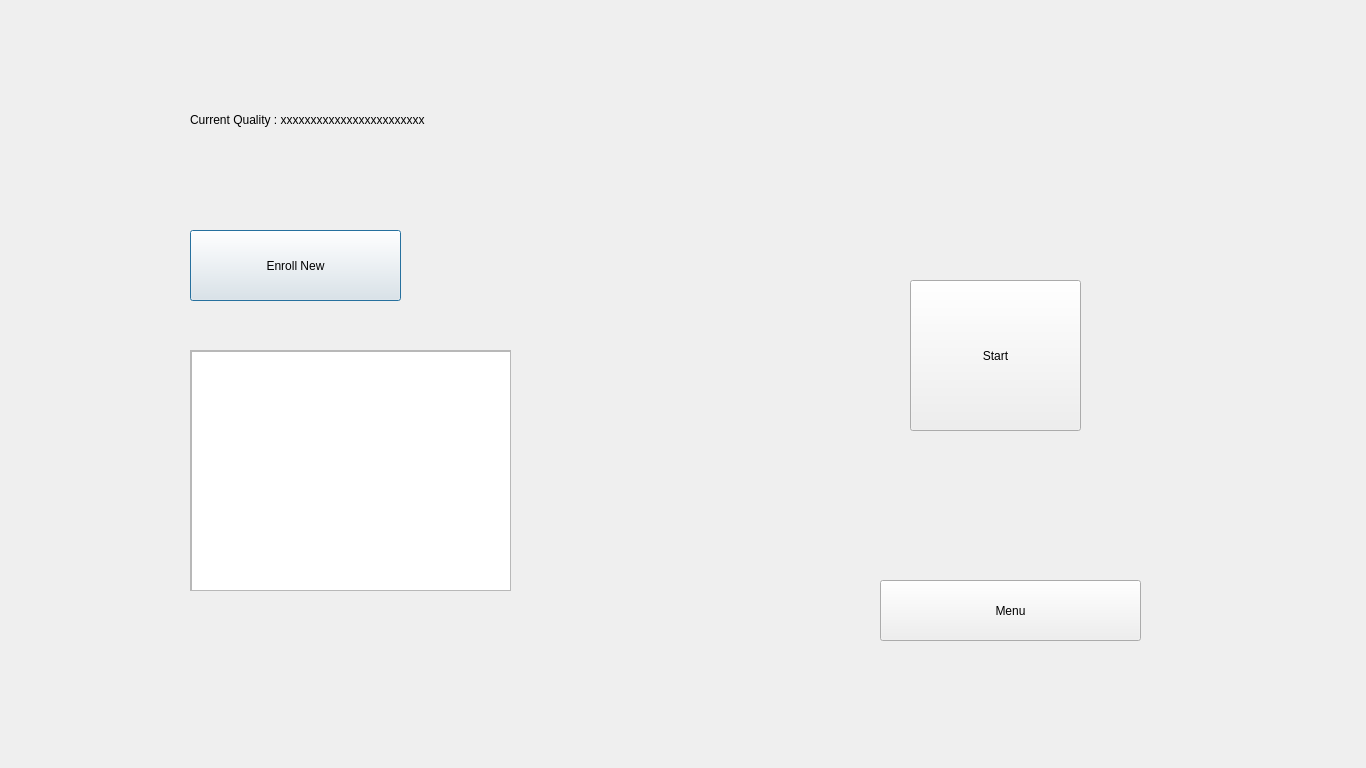
<?xml version="1.0" encoding="UTF-8"?>
<ui version="4.0">
 <class>EnrolementScreen</class>
 <widget class="QDialog" name="EnrolementScreen">
  <property name="geometry">
   <rect>
    <x>0</x>
    <y>0</y>
    <width>1366</width>
    <height>768</height>
   </rect>
  </property>
  <property name="windowTitle">
   <string>Enrollement</string>
  </property>
  <widget class="QWidget" name="verticalLayoutWidget">
   <property name="geometry">
    <rect>
     <x>190</x>
     <y>80</y>
     <width>601</width>
     <height>80</height>
    </rect>
   </property>
   <layout class="QVBoxLayout" name="verticalLayout">
    <item>
     <widget class="QLabel" name="enrscurrentQuality">
      <property name="text">
       <string>Current Quality : xxxxxxxxxxxxxxxxxxxxxxxx</string>
      </property>
     </widget>
    </item>
   </layout>
  </widget>
  <widget class="QPushButton" name="enrsenrollNew">
   <property name="geometry">
    <rect>
     <x>190</x>
     <y>230</y>
     <width>211</width>
     <height>71</height>
    </rect>
   </property>
   <property name="text">
    <string>Enroll New</string>
   </property>
  </widget>
  <widget class="QPushButton" name="enrsstartBtn">
   <property name="geometry">
    <rect>
     <x>910</x>
     <y>280</y>
     <width>171</width>
     <height>151</height>
    </rect>
   </property>
   <property name="text">
    <string>Start</string>
   </property>
  </widget>
  <widget class="QPushButton" name="enrsmenuBtn">
   <property name="geometry">
    <rect>
     <x>880</x>
     <y>580</y>
     <width>261</width>
     <height>61</height>
    </rect>
   </property>
   <property name="text">
    <string>Menu</string>
   </property>
  </widget>
  <widget class="QScrollArea" name="scrollArea">
   <property name="geometry">
    <rect>
     <x>190</x>
     <y>350</y>
     <width>321</width>
     <height>241</height>
    </rect>
   </property>
   <property name="widgetResizable">
    <bool>true</bool>
   </property>
   <widget class="QWidget" name="scrollAreaWidgetContents">
    <property name="geometry">
     <rect>
      <x>0</x>
      <y>0</y>
      <width>319</width>
      <height>239</height>
     </rect>
    </property>
    <widget class="QListView" name="listView">
     <property name="geometry">
      <rect>
       <x>0</x>
       <y>0</y>
       <width>321</width>
       <height>241</height>
      </rect>
     </property>
    </widget>
   </widget>
  </widget>
 </widget>
 <resources/>
 <connections/>
</ui>
